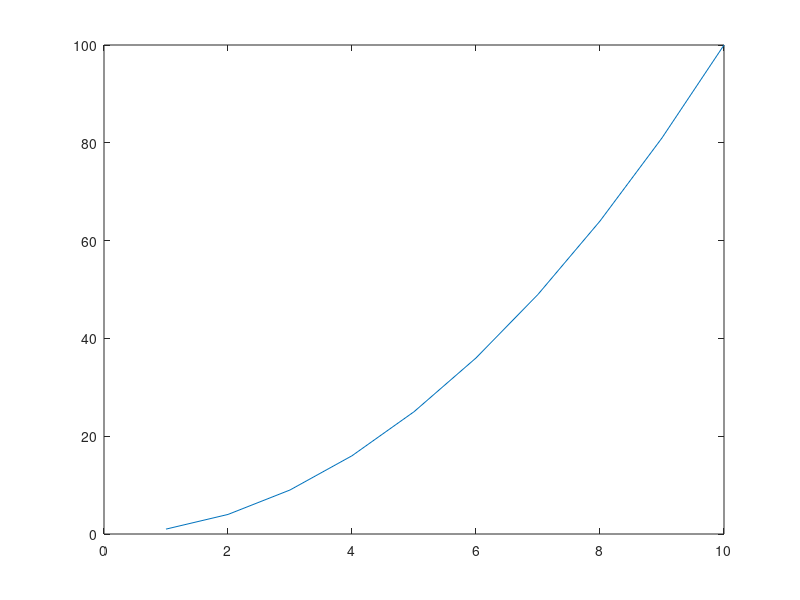
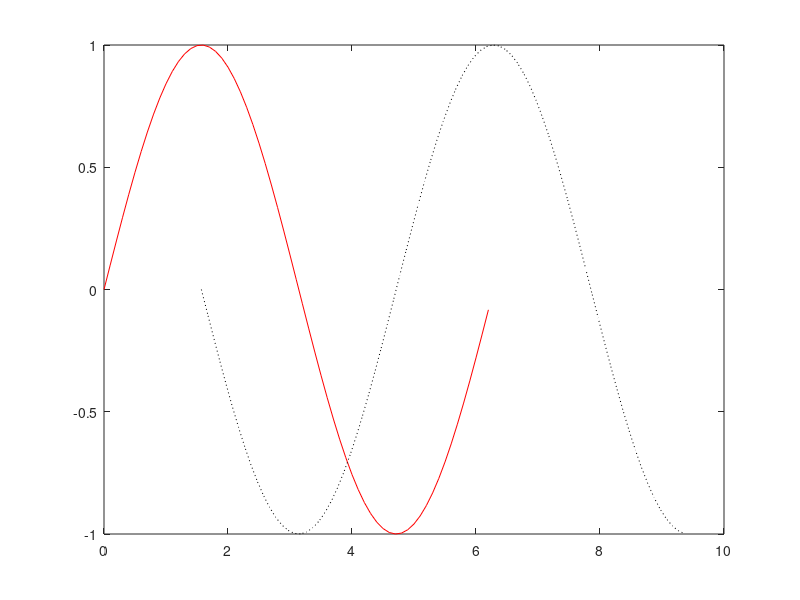
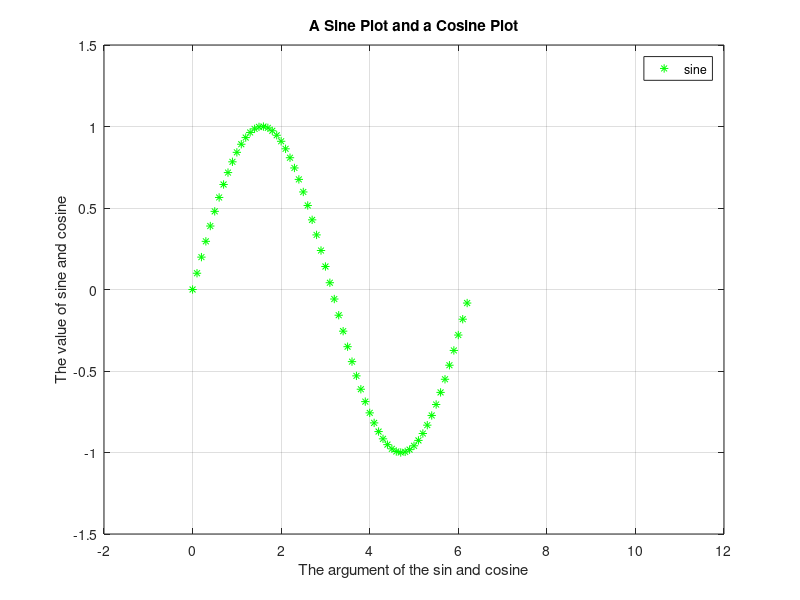

Source code (MATLAB) for these figures, in order:

% Nov. 18

a = (1:10).^2

plot(a)

% in order to have more than one plot created type "figure(2)" and it 
% will open a second plot

a = (-10:10).^2

figure(2)

plot(a)

t = (-10:10)

b = t.^2

plot(t,b)

x1 = 0: 0.1 : 2*pi; y1 = sin(x1)
x2 = pi/2: 0.1: 3*pi; y2 = cos(x2)
plot(x1, y1, x2, y2)

% make the first line red and the second a dotted black line
plot(x1, y1,'r', x2, y2,'k:')

% Use the command 'hold on' in the command terminal and the plot will
% have all subsequent plots put in the same figure. The 'hold off' 
% command undoes this feature. 

figure(3)
plot(x1, y1, 'g*')
grid
title('A Sine Plot and a Cosine Plot');
xlabel('The argument of the sin and cosine')
ylabel('The value of sine and cosine')
legend('sine', 'cosine')
axis([-2 12 -1.5 1.5])

% close(3) will close the third figure






